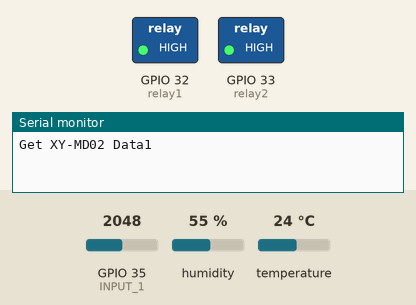
Simulated run of this sketch. Board: ESP32. Parts: switched loads named in the sketch (green lamp = pin HIGH), the last lines printed to the serial monitor. Inputs (shaded band) come from the test bench; at power-on: GPIO 35 (INPUT_1) = 2048, humidity 55 %, temperature 24 °C.

Above: at 3.5 s.
At 8.0 s:
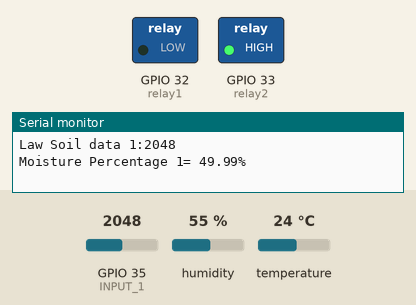
At 9.5 s:
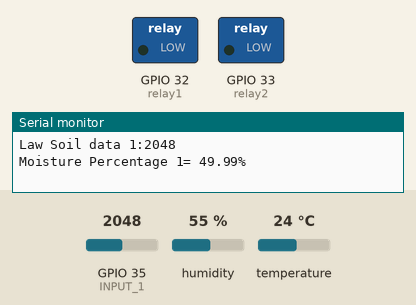
Timing chart, 0 to 15.7 s (numbered marks = the images above):
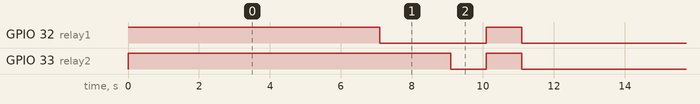

The sketch:

hardware.ino
```cpp
// REQUIRES the following Arduino libraries:
// - DHT Sensor Library: https://github.com/adafruit/DHT-sensor-library
// - Adafruit Unified Sensor Lib: https://github.com/adafruit/Adafruit_Sensor
#include "DHT.h"
#define DHTPIN 18      // Digital pin connected to the DHT sensor
#define DHTTYPE DHT11  // DHT 11
//#define DHTTYPE DHT22   // DHT 22  (AM2302), AM2321
DHT dht(DHTPIN, DHTTYPE);

//SoilMoisture
#define INPUT_1 35

//============Modbus Master=============//
#include <ModbusMaster.h>
#define RX1 26  //RO,RX
#define TX1 27  //DI,TX
//============Modbus Master=============//
//=============Modbus Object============//
ModbusMaster node1;  //XY-MD02 Slave ID1
//=============Modbus Object============//

//=========IO connect to relay==========//
#define relay1 32
#define relay2 33
//=========IO connect to relay==========//

//===========Setup Function=============//
void setup() {
  Serial.begin(9600);
  Serial2.begin(9600, SERIAL_8N1, RX1, TX1);  //RX1=26 ,TX1=27
  node1.begin(1, Serial2);                    //XY-MD02 Slave ID1

  dht.begin();

  //Set Mode
  pinMode(relay1, OUTPUT);
  pinMode(relay2, OUTPUT);
  //Set default status
  digitalWrite(relay1, HIGH);
  digitalWrite(relay2, HIGH);
}
//===========Setup Function=============//

//=============Loop Function============//
void loop() {
  //Modbus Sensor
  uint8_t result1;
  float temp1 = (node1.getResponseBuffer(0) / 10.0f);
  float humi1 = (node1.getResponseBuffer(1) / 10.0f);
  Serial.println("Get XY-MD02 Data1");
  result1 = node1.readInputRegisters(0x0001, 2);  // Read 2 registers starting at 1)
  if (result1 == node1.ku8MBSuccess) {
    Serial.print("Temp1: ");
    Serial.println(node1.getResponseBuffer(0) / 10.0f);
    Serial.print("Humi1: ");
    Serial.println(node1.getResponseBuffer(1) / 10.0f);
  }
  delay(1000);
//DHT
// Wait a few seconds between measurements.
  delay(2000);

  // Reading temperature or humidity takes about 250 milliseconds!
  // Sensor readings may also be up to 2 seconds 'old' (its a very slow sensor)
  float h = dht.readHumidity();
  // Read temperature as Celsius (the default)
  float t = dht.readTemperature();
  // Read temperature as Fahrenheit (isFahrenheit = true)
  float f = dht.readTemperature(true);

  // Check if any reads failed and exit early (to try again).
  if (isnan(h) || isnan(t) || isnan(f)) {
    Serial.println(F("Failed to read from DHT sensor!"));
    return;
  }

  // Compute heat index in Fahrenheit (the default)
  float hif = dht.computeHeatIndex(f, h);
  // Compute heat index in Celsius (isFahreheit = false)
  float hic = dht.computeHeatIndex(t, h, false);

  Serial.print(F("Humidity: "));
  Serial.print(h);
  Serial.print(F("%  Temperature: "));
  Serial.print(t);
  Serial.print(F("°C "));
  Serial.print(f);
  Serial.print(F("°F  Heat index: "));
  Serial.print(hic);
  Serial.print(F("°C "));
  Serial.print(hif);
  Serial.println(F("°F"));

//SoilMoisture
float moisture_percentage1;
  int sensor_analog1;
  sensor_analog1 = analogRead(INPUT_1);
  Serial.print("Law Soil data 1:");
  Serial.println(sensor_analog1);
  moisture_percentage1 = (100 - ((sensor_analog1 / 4095.00) * 100));

  Serial.print("Moisture Percentage 1= ");
  Serial.print(moisture_percentage1);
  Serial.print("%\n\n");
  delay(1000);

  digitalWrite(relay1, HIGH);
  delay(1000);
  digitalWrite(relay1, LOW);
  delay(1000);

  digitalWrite(relay2, HIGH);
  delay(1000);
  digitalWrite(relay2, LOW);
  delay(1000);


  digitalWrite(relay1, HIGH);
  digitalWrite(relay2, HIGH);
  delay(1000);

  digitalWrite(relay1, LOW);
  digitalWrite(relay2, LOW);
  delay(1000);

}
//=============Loop Function============//
```

Measured:
- by itself, GPIO 32 (relay1): repeats every 12.1 s: HIGH 1.0 s, LOW 7.1 s, HIGH 1.0 s, LOW 3.0 s
- by itself, GPIO 33 (relay2): repeats every 12.1 s: HIGH 1.0 s, LOW 9.1 s, HIGH 1.0 s, LOW 1.0 s
- by itself, everything shown: repeats every 36.3 s, in 18 steps
